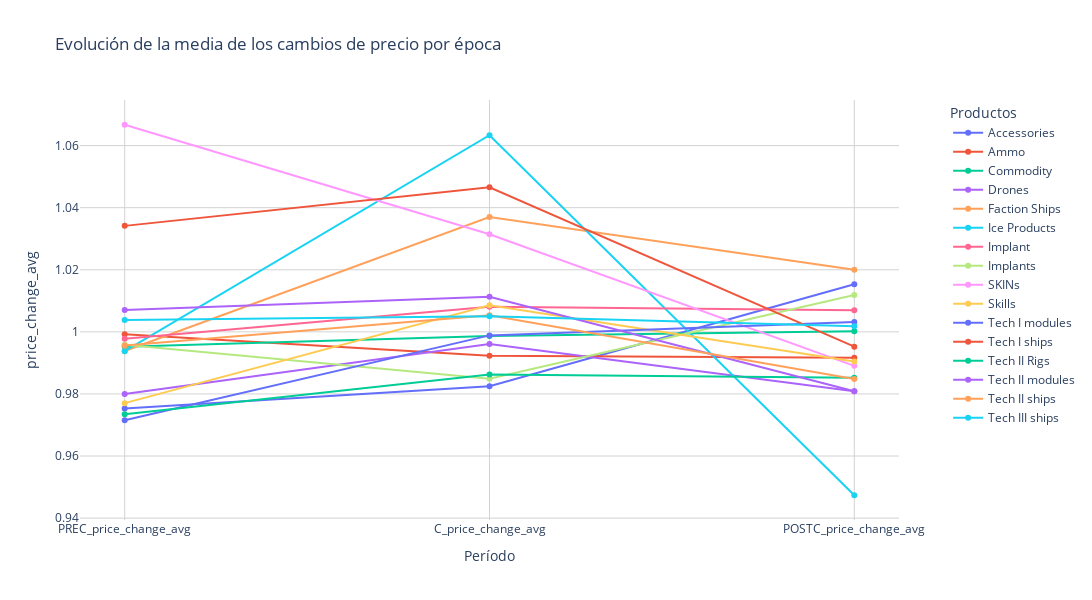

Write notebook code for a chart like this one.
### Markdown cell above
##### Gráfico de líneas que muestra la evolución de la media en los cambios de precio desde la época Pre-conflicto a la época Post-conflicto:

### Code cell
create_graph_avg_evolution(dfconflictavgs)

### Figure 1 — Plotly figure (JSON) as saved in the notebook; plotly's stock layout.template omitted (floating-point values rounded to 4 significant figures)
{"data": [{"mode": "lines+markers", "name": "Accessories", "type": "scatter", "x": ["PREC_price_change_avg", "C_price_change_avg", "POSTC_price_change_avg"], "y": [0.9753, 0.9825, 1.015]}, {"mode": "lines+markers", "name": "Ammo", "type": "scatter", "x": ["PREC_price_change_avg", "C_price_change_avg", "POSTC_price_change_avg"], "y": [0.9992, 0.9923, 0.9916]}, {"mode": "lines+markers", "name": "Commodity", "type": "scatter", "x": ["PREC_price_change_avg", "C_price_change_avg", "POSTC_price_change_avg"], "y": [0.9952, 0.9986, 1.0]}, {"mode": "lines+markers", "name": "Drones", "type": "scatter", "x": ["PREC_price_change_avg", "C_price_change_avg", "POSTC_price_change_avg"], "y": [0.98, 0.9961, 0.9808]}, {"mode": "lines+markers", "name": "Faction Ships", "type": "scatter", "x": ["PREC_price_change_avg", "C_price_change_avg", "POSTC_price_change_avg"], "y": [0.9938, 1.037, 1.02]}, {"mode": "lines+markers", "name": "Ice Products", "type": "scatter", "x": ["PREC_price_change_avg", "C_price_change_avg", "POSTC_price_change_avg"], "y": [0.9938, 1.063, 0.9474]}, {"mode": "lines+markers", "name": "Implant", "type": "scatter", "x": ["PREC_price_change_avg", "C_price_change_avg", "POSTC_price_change_avg"], "y": [0.9978, 1.008, 1.007]}, {"mode": "lines+markers", "name": "Implants", "type": "scatter", "x": ["PREC_price_change_avg", "C_price_change_avg", "POSTC_price_change_avg"], "y": [0.9958, 0.9849, 1.012]}, {"mode": "lines+markers", "name": "SKINs", "type": "scatter", "x": ["PREC_price_change_avg", "C_price_change_avg", "POSTC_price_change_avg"], "y": [1.067, 1.031, 0.989]}, {"mode": "lines+markers", "name": "Skills", "type": "scatter", "x": ["PREC_price_change_avg", "C_price_change_avg", "POSTC_price_change_avg"], "y": [0.977, 1.009, 0.9904]}, {"mode": "lines+markers", "name": "Tech I modules", "type": "scatter", "x": ["PREC_price_change_avg", "C_price_change_avg", "POSTC_price_change_avg"], "y": [0.9715, 0.9989, 1.003]}, {"mode": "lines+markers", "name": "Tech I ships", "type": "scatter", "x": ["PREC_price_change_avg", "C_price_change_avg", "POSTC_price_change_avg"], "y": [1.034, 1.047, 0.9952]}, {"mode": "lines+markers", "name": "Tech II Rigs", "type": "scatter", "x": ["PREC_price_change_avg", "C_price_change_avg", "POSTC_price_change_avg"], "y": [0.9735, 0.9863, 0.9852]}, {"mode": "lines+markers", "name": "Tech II modules", "type": "scatter", "x": ["PREC_price_change_avg", "C_price_change_avg", "POSTC_price_change_avg"], "y": [1.007, 1.011, 0.9809]}, {"mode": "lines+markers", "name": "Tech II ships", "type": "scatter", "x": ["PREC_price_change_avg", "C_price_change_avg", "POSTC_price_change_avg"], "y": [0.9956, 1.005, 0.9848]}, {"mode": "lines+markers", "name": "Tech III ships", "type": "scatter", "x": ["PREC_price_change_avg", "C_price_change_avg", "POSTC_price_change_avg"], "y": [1.004, 1.005, 1.002]}], "layout": {"height": 600, "legend": {"orientation": "v", "title": {"text": "Productos"}, "x": 1.06, "y": 1}, "plot_bgcolor": "white", "title": {"text": "Evolución de la media de los cambios de precio por época"}, "width": 1650, "xaxis": {"gridcolor": "rgb(211, 211, 211)", "title": {"text": "Período"}}, "yaxis": {"gridcolor": "rgb(211, 211, 211)", "title": {"text": "price_change_avg"}}}}
